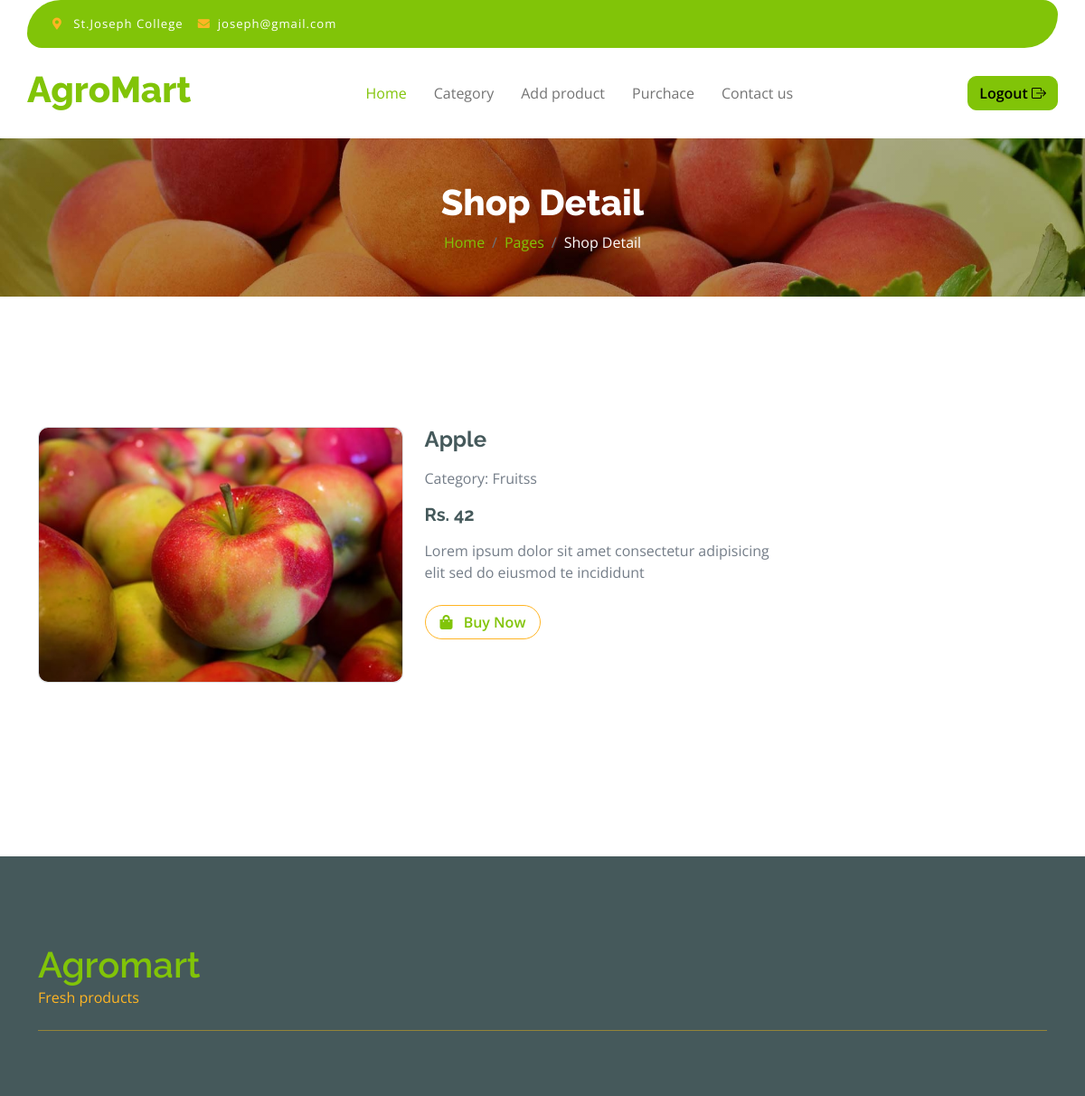
The page /single-product.php?productid=1 (signed in) on the database its author committed.
### tables this page shows
CREATE TABLE `product` (
  `id` int(10) NOT NULL,
  `pname` varchar(50) NOT NULL,
  `description` text NOT NULL,
  `image` varchar(100) NOT NULL,
  `price` varchar(10) NOT NULL,
  `pricetype` varchar(50) NOT NULL,
  `date` datetime NOT NULL DEFAULT current_timestamp(),
  `status` tinyint(1) NOT NULL,
  `userid` int(10) NOT NULL,
  `categoryid` int(10) NOT NULL
);

CREATE TABLE `category` (
  `id` int(10) NOT NULL,
  `category_name` varchar(50) NOT NULL,
  `description` text NOT NULL,
  `status` tinyint(1) NOT NULL,
  `date` datetime NOT NULL DEFAULT current_timestamp(),
  `image` varchar(50) NOT NULL,
  `color` varchar(10) NOT NULL
);

### single-product.php (the view, shortened to what this page needs)
<?php
require_once 'include/config.php';
require_once 'include/header.php';
?>
<?php
if (isset($_GET['productid'])) {
    $productid = $_GET['productid'];
}
?>
<div class="container-fluid page-header py-5">
    <h1 class="text-center text-white display-6">Shop Detail</h1>
    <ol class="breadcrumb justify-content-center mb-0">
        <li class="breadcrumb-item"><a href="#">Home</a></li>
        <li class="breadcrumb-item"><a href="#">Pages</a></li>
        <li class="breadcrumb-item active text-white">Shop Detail</li>
    </ol>
</div>
<?php
$sql = "SELECT * FROM product where id = '$productid'";
$res = mysqli_query($conn, $sql);
if(mysqli_num_rows($res)>0){
    $row = mysqli_fetch_assoc($res);
?>
<div class="container-fluid py-5 mt-5">
            <div class="container py-5">
                <div class="row g-4 mb-5">
                    <div class="col-lg-8 col-xl-9">
                        <div class="row g-4">
                            <div class="col-lg-6">
                                <div class="border rounded">
                                    <a href="#">
                                        <img src="images/<?php echo $row['image']; ?>" class="img-fluid rounded" alt="Image">
                                    </a>
                                </div>
                            </div>
                            <div class="col-lg-6">
                                <h4 class="fw-bold mb-3"><?php echo $row['pname']; ?></h4>
                                <?php
                                $categoryid = $row['categoryid'];
                                $sql1 = "SELECT * FROM category where id = '$categoryid'";
                                $res1 = mysqli_query($conn, $sql1);
                                if(mysqli_num_rows($res1)>0){
                                $row1 = mysqli_fetch_assoc($res1);
                                ?>
                                <p class="mb-3">Category: <?php echo $row1['category_name']; ?></p>
                                <?php
                                }
                                ?>
                                <h5 class="fw-bold mb-3">Rs. <?php echo $row['price']; ?> </h5>
                                <p class="mb-4"><?php echo $row['description']; ?></p>
                                <a href="payment.php?productid=<?php echo $productid; ?>&amount=<?php echo $row['price']; ?>" class="btn border border-secondary rounded-pill px-3 text-primary"><i class="fa fa-shopping-bag me-2 text-primary"></i> Buy Now</a>
                            </div>
                        </div>
                    </div>
                </div>
            </div>
        </div>
<?php
}
?>
<?php
require_once 'include/footer.php';
?>

### css/style.css (style rules this page uses)
.btn { font-weight: 600; transition: .5s; }
.btn.border-secondary { transition: 0.5s; }
.page-header { position: relative; background: linear-gradient(rgba(0, 0, 0, 0.3), rgba(0, 0, 0, 0.3)), url(../img/cart-page-header-img.jpg); background-position: center center; background-repeat: no-repeat; background-size: cover; }
@media (min-width: 992px) { .hero-header, .page-header { margin-top: 152px !important; } }

### rows shown on the page
product: image (picture), pname "Apple", price "42", description "Lorem ipsum dolor sit amet consectetur adipisicing elit sed do eiusmod te incididunt"
category: category_name "Fruitss"
